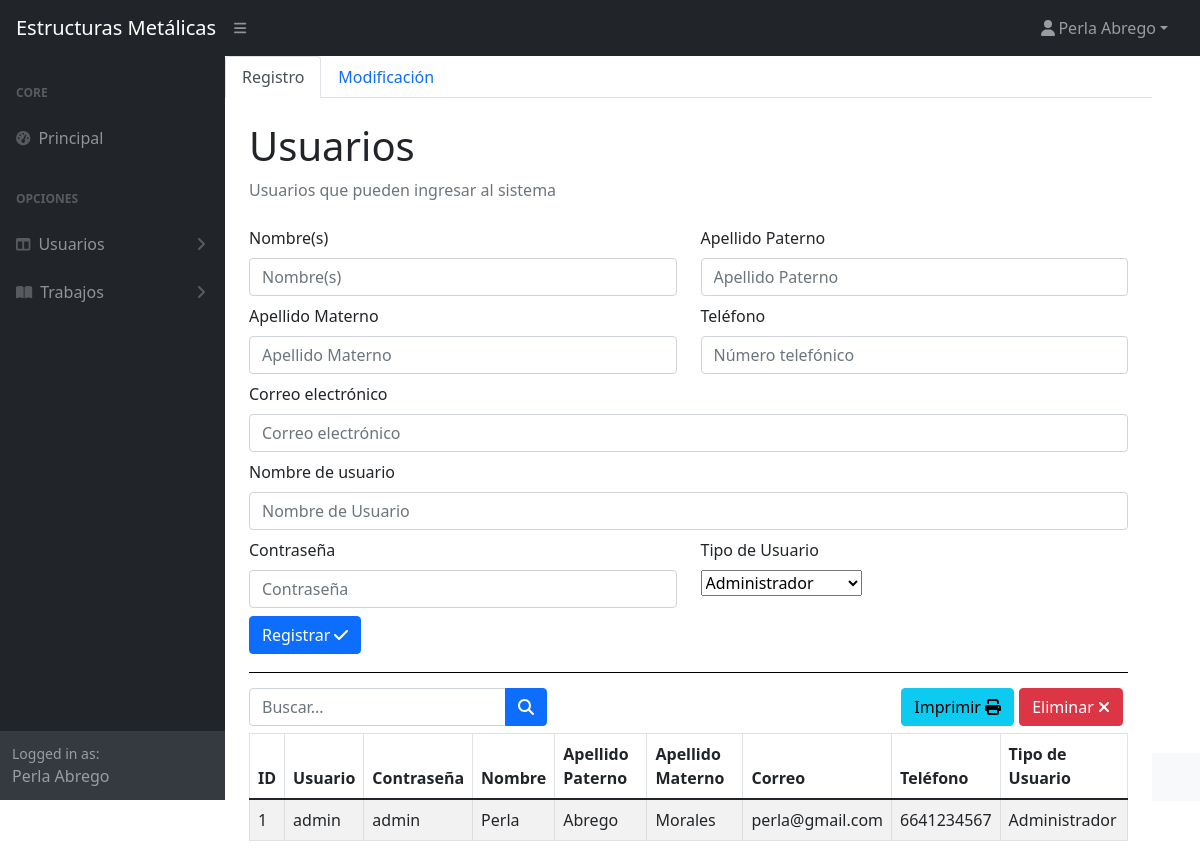
/principal/usuario.php?actualizacion=0 (signed in), run on the app's committed database.
### tables this page shows
create table usuario(
id_usr		int primary key auto_increment,
nomb_usr	varchar(30) unique not null,
pswrd		varchar(15) not null,
nombre		varchar(25),
apellidoPat	varchar(25),
apellidoMat	varchar(25),
correo		varchar(50),
numero 		varchar(15),
idTipo_usr	int,
foreign key(idTipo_usr) references tipo_usuario(idTipo_usr)
);

create table tipo_usuario(
idTipo_usr		int primary key auto_increment,
descr			varchar(25) unique
);

### php/crud/tipoUsuario.php (called while the page is built, shortened)
<?php
    require_once MODEL_PATH."conexion.php";
    class tipoUsuario{
        public function Consulta_Todos(){
            $con = new Conexion();
            $con->Conectar();
            $tabla = "tipo_usuario";
            $sql = "SELECT idTipo_usr as 'ID', descr as 'Descripcion' FROM ". $tabla. "
            order by idTipo_usr asc;";
            $result = $con->conexion->query($sql);
            if ($result->num_rows < 0) {
                return null;
            } else {
                return $result;
            }
        }
    }
?>

### php/conexion.php (called while the page is built, shortened)
<?php
class Conexion
{
    public $SQL_SERVER;
    public $SQL_USER;
    public $SQL_PASS;
    public $SQL_DB;
    function __construct()
    {
        $this->SQL_SERVER = "localhost";
        $this->SQL_USER = "root";
        $this->SQL_PASS = "";
        $this->SQL_DB = "StructuralSteel_db";
    }
    function Conectar(){
        $this->conexion = mysqli_connect(
            $this->SQL_SERVER,
            $this->SQL_USER,
            $this->SQL_PASS,
            $this->SQL_DB
        );
    }
}
?>

### php/crud/usuario.php (called while the page is built, shortened)
<?php
    require_once MODEL_PATH."conexion.php";
    class Usuario{
        public function Consulta_Todos(){
            $con = new Conexion();
            $con->Conectar();
            $tabla = "usuario";
            $sql = "SELECT
            id_usr as 'ID', nomb_usr as 'Usuario',
            pswrd as 'Contraseña', nombre as 'Nombre', apellidoPat as 'Apellido Paterno',
            apellidoMat as 'Apellido Materno', correo as 'Correo', numero as 'Teléfono',
            tipo_usuario.descr as 'Tipo de Usuario'
             FROM ". $tabla. "
             INNER JOIN tipo_usuario on tipo_usuario.idTipo_usr = usuario.idTipo_usr
             order by usuario.id_usr asc;";
            $result = $con->conexion->query($sql);
            if ($result->num_rows < 0) {
                return null;
            } else {
                return $result;
            }
        }
    }
?>

### principal/usuario.php (the view, shortened to what this page needs)
<!DOCTYPE html>
<html lang="en">
    <head>
        <link href="https://cdn.jsdelivr.net/npm/simple-datatables@latest/dist/style.css" rel="stylesheet" />
        <link href="css/styles.css" rel="stylesheet" />
        <link href="../css/style_principal.css" rel="stylesheet" />
        <link rel="stylesheet" type="text/css" href="https://cdn.datatables.net/1.12.1/css/jquery.dataTables.css">
    </head>
    <body class="sb-nav-fixed">
        <nav class="sb-topnav navbar navbar-expand navbar-dark bg-dark">
            <a class="navbar-brand ps-3" href="index.php">Estructuras Metálicas</a>
            <button class="btn btn-link btn-sm order-1 order-lg-0 me-4 me-lg-0" id="sidebarToggle" href="#!"><i class="fas fa-bars"></i></button>
            <ul class="navbar-nav ms-auto ms-md-0 me-3 me-lg-4">
                <li class="nav-item dropdown">
                    <a class="nav-link dropdown-toggle" id="navbarDropdown" href="#" role="button" data-bs-toggle="dropdown" aria-expanded="false"><i class="fas fa-user fa-fw"></i><?php print $_SESSION['nombre']." ". $_SESSION['apellidoPat'];?></a>
                </li>
            </ul>
        </nav>
        <div id="layoutSidenav">
            <div id="layoutSidenav_nav">
                <nav class="sb-sidenav accordion sb-sidenav-dark" id="sidenavAccordion">
                    <div class="sb-sidenav-menu">
                        <div class="nav">
                            <div class="sb-sidenav-menu-heading">Core</div>
                            <a class="nav-link" href="index.php">
                                <div class="sb-nav-link-icon"><i class="fas fa-tachometer-alt"></i></div>
                                Principal
                            </a>
                            <div class="sb-sidenav-menu-heading">Opciones</div>
                            <a class="nav-link collapsed" href="#" data-bs-toggle="collapse" data-bs-target="#collapseLayouts" aria-expanded="false" aria-controls="collapseLayouts">
                                <div class="sb-nav-link-icon"><i class="fas fa-columns"></i></div>
                                Usuarios
                                <div class="sb-sidenav-collapse-arrow"><i class="fas fa-angle-down"></i></div>
                            </a>
                            <a class="nav-link collapsed" href="#" data-bs-toggle="collapse" data-bs-target="#collapsePages" aria-expanded="false" aria-controls="collapsePages">
                                <div class="sb-nav-link-icon"><i class="fas fa-book-open"></i></div>
                                Trabajos
                                <div class="sb-sidenav-collapse-arrow"><i class="fas fa-angle-down"></i></div>
                            </a>
                        </div>
                    </div>
                    <div class="sb-sidenav-footer">
                        <div class="small">Logged in as:</div>
                        <?php print $_SESSION['nombre']." ". $_SESSION['apellidoPat'];?>
                    </div>
                </nav>
            </div>
            <div id="layoutSidenav_content">
                <main>
                    <ul class="nav nav-tabs">
                        <li class="nav-item">
                            <a id="tab-registrar" class="nav-link active" aria-current="page" href="#">Registro</a>
                        </li>
                        <li class="nav-item">
                            <a id="tab-modificar" class="nav-link" href="#">Modificación</a>
                        </li>
                    </ul>
                    <div class="container-fluid px-4">
                        <h1 class="mt-4">Usuarios</h1>
                        <ol class="breadcrumb mb-4">
                            <li class="breadcrumb-item active">Usuarios que pueden ingresar al sistema</li>
                        </ol>
                        <div id="form-registrar">
                            <form action="../php/registroUsuario.php" method="post" class="Borde-Form">
                                <div class="row mb-2">
                                    <div class="col">
                                        <div class="form-outline">
                                            <label class="form-label" for="form3Example1">Nombre(s)</label>
                                            <input name="nombre" type="text" id="form3Example1" class="form-control" placeholder="Nombre(s)" maxlength="25" required/>
                                        </div>
                                    </div>
                                    <div class="col">
                                        <div class="form-outline">
                                            <label class="form-label" for="form3Example2">Apellido Paterno</label>
                                            <input name="apPat" type="text" id="form3Example2" class="form-control" placeholder="Apellido Paterno" maxlength="25" required/>
                                        </div>
                                    </div>
                                </div>
                                <div class="row mb-2">
                                    <div class="col">
                                        <div class="form-outline">
                                            <label class="form-label" for="form3Example1">Apellido Materno</label>
                                            <input name="apMat" type="text" id="form3Example1" class="form-control" placeholder="Apellido Materno" maxlength="25" required/>
                                        </div>
                                    </div>
                                    <div class="col">
                                        <div class="form-outline">
                                            <label class="form-label" for="form3Example2">Teléfono</label>
                                            <input name="tel" type="text" id="form3Example2" class="form-control" placeholder="Número telefónico" maxlength="15" pattern="[0-9]+" required/>
                                        </div>
                                    </div>
                                </div>
                                <div class="form-outline mb-2">
                                    <label class="form-label" for="form3Example3">Correo electrónico</label>
                                    <input name="email" type="email" id="form3Example3" class="form-control" placeholder="Correo electrónico" maxlength="50" required/>
                                </div>
                                <div class="form-outline mb-2">
                                    <label class="form-label" for="form3Example4">Nombre de usuario</label>
                                    <input name="nomUsr" type="text" id="form3Example4" class="form-control" placeholder="Nombre de Usuario" maxlength="30" required/>
                                </div>
                                <div class="row mb-2">
                                    <div class="col">
                                        <div class="form-outline">
                                            <label class="form-label" for="form3Example4">Contraseña</label>
                                            <input name="pass" type="password" id="form3Example4" class="form-control" placeholder="Contraseña" maxlength="15" required/>
                                        </div>
                                    </div>
                                    <div class="col">
                                        <div class="form-outline">
                                            <div class="col-12">
                                                <label class="form-label" for="form3Example4">Tipo de Usuario</label>
                                                    <br>
                                                    <?php
                                                    require_once('../php/crud/tipoUsuario.php');
                                                    $tipoUsr = new tipoUsuario();
                                                    $result = $tipoUsr->Consulta_Todos();
                                                        if(mysqli_num_rows($result) > 0){
                                                            $select = '
                                                                <select name = "sel_Tipo" class="select">
                                                            ';
                                                            while($row = mysqli_fetch_array($result)){
                                                                $select .= '
                                                                <option value="' .$row["ID"]. '">'.
                                                                    $row["Descripcion"].'
                                                                </option>
                                                                ';
                                                            }
                                                            $select .= '</select>';
                                                            echo $select;
                                                        }
                                                    ?>
                                            </div>
                                        </div>
                                    </div>
                                </div>
                                <button type="submit" class="btn btn-primary btn-block mb-2">Registrar   <i class="fa fa-check"></i></button>
                            </form>
                        </div>
                                                    <?php
                                                    require_once('../php/crud/tipoUsuario.php');
                                                    ?>
                        <form class="d-none d-md-inline-block form-inline ms-auto me-0 me-md-3 my-2 my-md-0">
                            <div class="input-group">
                                <input id="txtFiltro" class="form-control" type="text" placeholder="Buscar..." aria-label="Buscar..." aria-describedby="btnNavbarSearch" />
                                <button class="btn btn-primary" id="btnNavbarSearch" type="button"><i class="fas fa-search"></i></button>
                            </div>
                        </form>
                        <button name="n_Eliminar" id="i_Eliminar" class="btn btn-danger">Eliminar   <i class="fa fa-times"></i></button>
                        <form class="derecha mb-0" action="../php/reportes/reporte_usuario.php" method="post" target="_blank">
                                <button class="btn btn-info">Imprimir <i class="fa fa-print"></i></button>
                        </form>
                    <?php
                        require_once CRUD_PATH.'usuario.php';
                        $usr = new Usuario();
                        $result = $usr->Consulta_Todos();
                        if(mysqli_num_rows($result) > 0)
                        {
                            $table = '
                            <table id="tabla" border=1 class="table table-striped table-bordered">
                                <thead class="thead-dark">
                                    <tr>
                                        <th scope="col"> ID </th>
                                        <th scope="col">Usuario</th>
                                        <th scope="col">Contraseña</th>
                                        <th scope="col">Nombre</th>
                                        <th scope="col">Apellido Paterno</th>
                                        <th scope="col">Apellido Materno</th>
                                        <th scope="col">Correo</th>
                                        <th scope="col">Teléfono</th>
                                        <th scope="col">Tipo de Usuario</th>
                                    </tr>
                                </thead>
                                <tbody>
                            ';
                            while($row = mysqli_fetch_array($result))
                            {
                            $table .= '
                                <tr>
                                    <td>'.$row["ID"].'</td>
                                    <td>'.$row["Usuario"].'</td>
                                    <td>'.$row["Contraseña"].'</td>
                                    <td>'.$row["Nombre"].'</td>
                                    <td>'.$row["Apellido Paterno"].'</td>
                                    <td>'.$row["Apellido Materno"].'</td>
                                    <td>'.$row["Correo"].'</td>
                                    <td>'.$row["Teléfono"].'</td>
                                    <td>'.$row["Tipo de Usuario"].'</td>
                                </tr>
                            ';
                            }
                            $table .= '
                                </tbody>
                            </table>';
                            echo $table;
                        }
                    ?>
                    </div>
                </main>
            </div>
            <footer class="py-4 bg-light mt-auto">
                </footer>
        </div>
    </body>
</html>

### css/style_principal.css (style rules this page uses)
td { border: 1px #DDD solid; padding: 5px; cursor: pointer; }
#i_Eliminar { float: right; margin: 0px 5px 7px 5px; }
.derecha { float: right; }
.Borde-Form { padding-bottom: 10px; margin-bottom: 15px; border-bottom: 1px solid #000; }

### data on the page
usuario: id_usr "1", nomb_usr "admin", pswrd "admin", nombre "Perla", apellidoPat "Abrego", apellidoMat "Morales", correo "perla@gmail.com", numero "6641234567", idTipo_usr.descr "Administrador"

### other printed values
$_SESSION['nombre'] "Perla"
$_SESSION['apellidoPat'] "Abrego"
form field sel_Tipo "Administrador"
